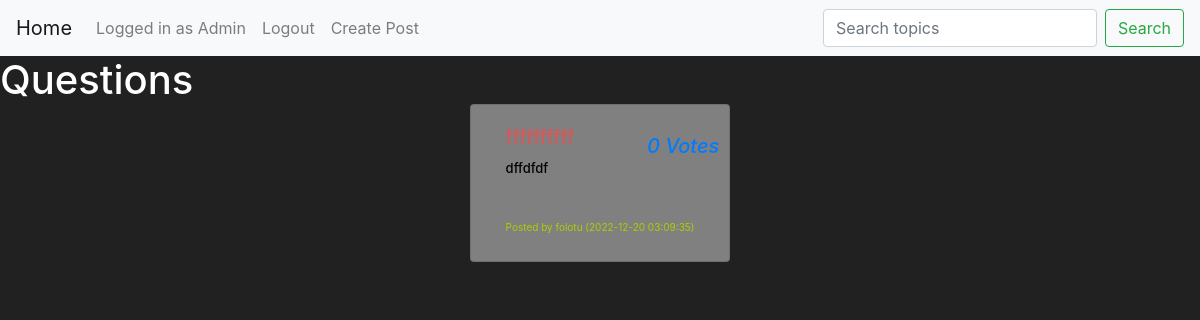
The page / (signed in) on the database its author committed.
### ForumApp/models.py (models this page shows, shortened)
class Users(db.Model, UserMixin):
    id = db.Column(db.Integer, primary_key=True)
    username = db.Column(db.String, unique=True, nullable=False)
    email = db.Column(db.String, unique=True, nullable=False)
    password = db.Column(db.String(150))
    active = db.Column(db.Boolean())
    roles = db.relationship('Role', secondary=roles_users, backref=db.backref('users', lazy='dynamic'))

class Post(db.Model):
    id = db.Column(db.Integer, primary_key=True)
    author_id = db.Column(db.Integer, db.ForeignKey('users.id'))
    author = db.relationship(Users, backref=backref("Post", cascade="all, delete"))
    category_id = db.Column(db.Integer, db.ForeignKey('category.id'), nullable=True)
    category = db.relationship(Category, backref=db.backref("post", lazy='dynamic'))
    number_of_votes = db.Column(db.Integer())
    title = db.Column(db.String(120))
    description = db.Column(db.String(10000))
    image_url = db.Column(db.String(200))
    created_at = db.Column(db.DateTime(timezone=True), default=func.now())
    updated_at = db.Column(db.DateTime(timezone=True), default=func.now())

### ForumApp/views.py (the view)
@views.route('/', methods=['GET','POST'])
def index():
    if request.method == 'POST':
        Cat = request.form.get('search')
        cate = Category.query.filter_by(name=Cat.lower()).first()
        if cate is None:
            flash('Category does not exist', category='warning')
            return redirect(url_for('views.index'))
        else:
            posts = Post.query.filter_by(category_id=cate.id).all()
            return render_template('index.html', posts=posts)
    else:
        posts = Post.query.all()
        if (current_user.is_anonymous):
            person = "Guest"
        else:
            person = current_user.username
        return render_template('index.html', posts=posts)

### ForumApp/__init__.py (called while the page is built)
def create_app():
    app.config['SECRET_KEY'] = 'hjshjhdjah kjshkjdhjs'
    app.config['SQLALCHEMY_DATABASE_URI'] = f'sqlite:///{DB_NAME}'
    app.config['FLASK_ADMIN_SWATCH'] = 'United'
    db.init_app(app)
    from .views import views
    from .auth import auth
    app.register_blueprint(views, url_prefix='/')
    app.register_blueprint(auth, url_prefix='/')
    from .models import Users
    from .admin import appnamey
    appnamey(app)
    create_database(app)
    CORS(app)
    login_manager = LoginManager()
    login_manager.login_view = 'auth.login'
    login_manager.init_app(app)
    @login_manager.user_loader
    def load_user(id):
        return Users.query.get(int(id))
    return app

### ForumApp/templates/index.html (shortened to what this page needs)
{% extends "base.html" %}
{% block header %}Questions{% endblock %}
{% block body %}
    <div class="container">
      <div class="row justify-content-center">
        <div class="col-sm-auto col-md-auto col-lg-auto">
          <div class="card-columns" style="column-count: 1;">
            {% for post in posts|reverse %}
              <a href="/post/{{ post.id }}" class="card mb-auto col-md-auto">
                <div class="card-body">
                  <h5 class="card-title">{{ post.title }}</h5>
                  <p class="card-text">{{ post.description }}</p>
                  <small class="card-foot">Posted by {{ post.author.username }} ({{post.created_at}})</small>
                  <div class="arrow-button">
                    <i class=""> {{ post.number_of_votes }} Votes </i>
                  </div>
                </div>
              </a>
            {% endfor %}
          </div>
        </div>
      </div>
    </div>
{% endblock %}

### ForumApp/templates/base.html (shortened to what this page needs)
<!DOCTYPE html>
<html>
<link rel="stylesheet" href="{{ url_for('static', filename = '/css/base.css') }}">
<link rel="stylesheet" href="{{ url_for('static', filename = '/css/login.css') }}">
<link rel="stylesheet" href="https://stackpath.bootstrapcdn.com/font-awesome/4.7.0/css/font-awesome.min.css">
    <nav class="navbar navbar-expand-lg navbar-light bg-light">
        <a class="navbar-brand" href="/">Home</a>
        <div class="collapse navbar-collapse" id="navbarNav">
            <ul class="navbar-nav mr-auto">
                {% if current_user.is_authenticated %}
                <a class="nav-item nav-link" id="">Logged in as {{current_user.username}}</a>
                <a class="nav-item nav-link" id="logout" href="/logout">Logout</a>
                <a class="nav-item nav-link" id="createpost" href="/post">Create Post</a>
                {% else %}
                <a class="nav-item nav-link" id="login" href="/login">Login</a>
                <a class="nav-item nav-link" id="signUp" href="/signup">Sign Up</a>
                {% endif %}
            </ul>
            <form class="form-inline" method="POST">
                <input class="form-control mr-sm-2" type="search" name="search" placeholder="Search topics" aria-label="Search">
                <button class="btn btn-outline-success my-2 my-sm-0" type="submit">Search</button>
            </form>
        </div>
    </nav>
    <h1>
<head>{% block header %}{% endblock %} </head>
<body>{% block body %}{% endblock %}</body>

### ForumApp/static/css/base.css (style rules this page uses)
body { background-color: #212121; color: white; }
.navbar { background-color: transparent; box-shadow: none; }
.card { display: block; width: 100%; height: 100%; text-decoration: none; cursor: pointer; pointer-events: auto; background-color: grey; }
.card-text { color: #000; font-size: small; }
.card-title { color: rgb(211, 90, 90); }
.card-foot { color: rgb(177, 204, 0); font-size: x-small; }
.card-columns { color: rgb(0, 0, 0); }
.arrow-button { position: absolute; top: 0; right: 0; padding: 10px; }
.arrow-button i { font-size: 20px; }

### rows shown on the page
Users: username "Admin"
Post: description "dffdfdf", author.username "folotu", created_at "2022-12-20 03:09:35", number_of_votes "0"
